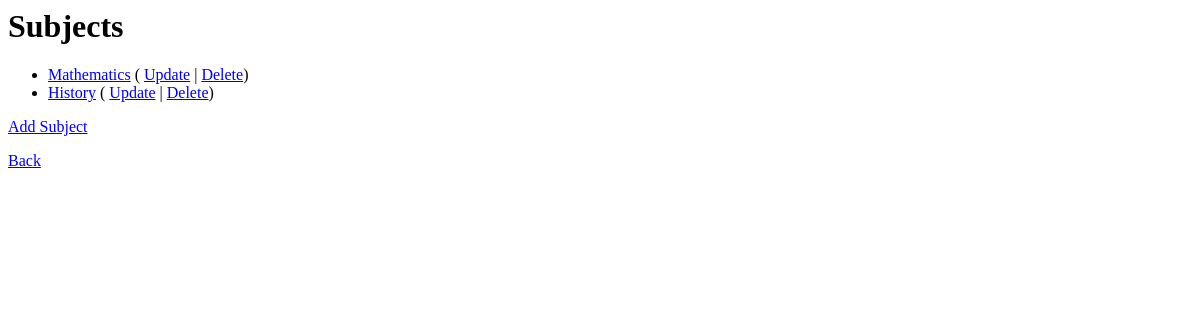
Before: /subjects/ with the older database file.
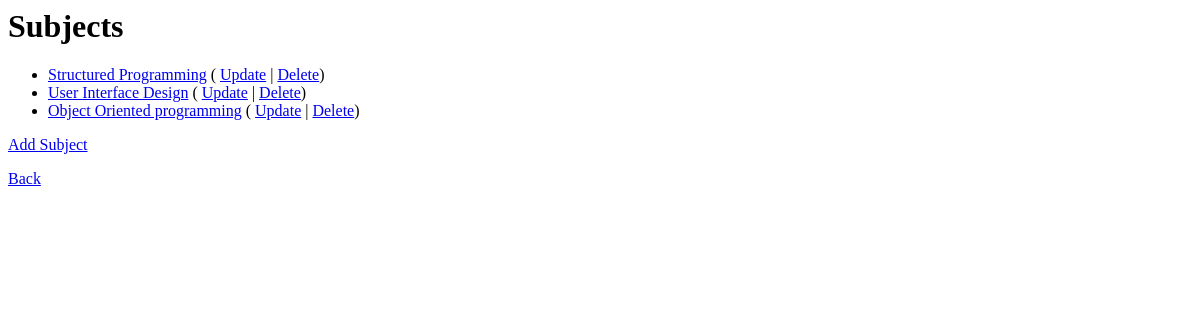
After: the same page with the newer database file.
### base/models.py (models this page shows, shortened)
class Subject(models.Model):
  subjectName = models.CharField(max_length=256)

### base/views.py (the view)
# urls.py: path('subjects/', views.SubjectView.as_view(), name='subjects'),
class SubjectView(View):
  def get(self, request):
    subjects = Subject.objects.all()
    context = {
      'subjects': subjects,
    }
    return render(request, 'base/subject.html', context)

### base/templates/base/subject.html
<h1>Subjects</h1>
{% if subjects %}
<ul>
  {% for subject in subjects %}
    <li><a href="{% url 'base:books' %}"> {{ subject.subjectName }}</a> (
      <a href="{% url 'base:subjectUpdate' subject.id %}">Update</a> |
      <a href="{% url 'base:subjectDelete' subject.id %}">Delete</a>)</li>
  {% endfor %}
</ul>
{% else %}
<p>There are no subjects in this library</p><br>
{% endif %}
<p><a href="{% url 'base:addSubject' %}">Add Subject</a></p>
<p><a href="{% url 'base:administrator' %}">Back</a></p>

Changed rows visible on the page:
removed Subject: subjectName "Mathematics"
removed Subject: subjectName "History"
added Subject: subjectName "Structured Programming"
added Subject: subjectName "User Interface Design"
added Subject: subjectName "Object Oriented programming"
